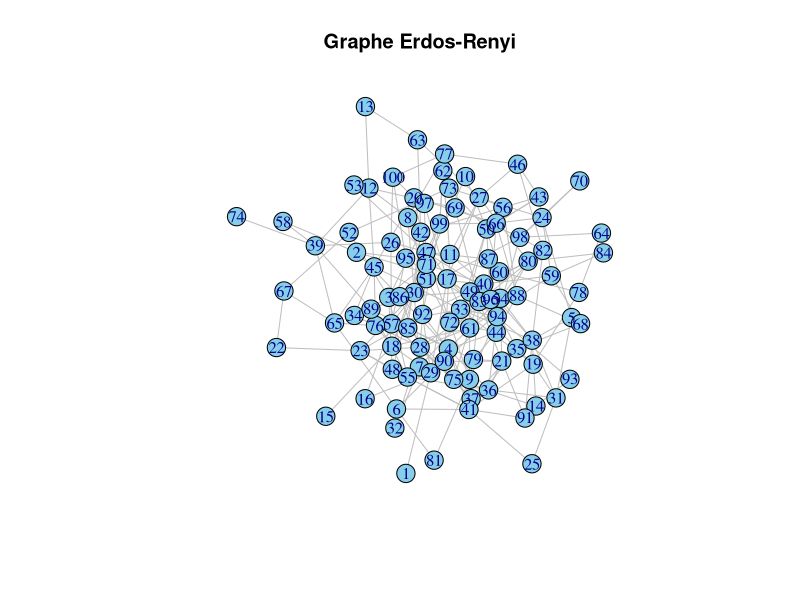

The R script that drew this image: (Note: this script raises an error after producing the figure.)
library(igraph)

#q1
Vote_matrix<-function(graphG,epsilon,time){
  nb_votant <- vcount(graphG)
  liste_degres <- degree(graphG)
  matrice_adjacence <- as_adjacency_matrix(graphG)

  VOTEMATRIX <- matrix(nrow = nb_votant, ncol = time, byrow = FALSE)
  #écriturre de la première colonne de la matrice
  #les n premiers votants vote pour 0 et les autres pour 1
  median<-nb_votant/2
  for (k in 1:median){
    VOTEMATRIX[k,1] <- 0
  }
  for (k in median+1:median){
    VOTEMATRIX[k,1] <- 1
  }

  #a chaque période on réecris une colone de la matrice VOTEMATRIX
  for (t in 2:time){
    # calcul des votants à la période t:
    for (v in 1:nb_votant)
    {
      nb_voisin <- liste_degres[v]
      #la somme des votes des voisins est :
      sommeVoteVoisin<-0
      for (i in 1:nrow(matrice_adjacence)) {
        if(matrice_adjacence[v,i]==1){
         sommeVoteVoisin<-sommeVoteVoisin + VOTEMATRIX[i,t-1]
        }
      }
      p<-(1/nb_voisin)*sommeVoteVoisin
      Pvote <- (1-2*epsilon)*p+epsilon
      if (Pvote >1)
      {
        print("AAAAAAAAAAAHHHHHHHHHHHHHHHHHHHH!!!!!!!!!!!!!!!")
      }
      resultat<-rbinom(1, size = 1, prob = Pvote)
      if (is.na(resultat))
      {
        print("fait chieeeeeeeeeeeeeeeeeerrrrrrrrrrrrrrrrrrrrrrrrr!!!!!")
      }
      VOTEMATRIX[v,t]<-resultat
    }
    print (t)
  }
  return (VOTEMATRIX)
}

#q2
time <-1
epsilon<-0.01

n <- 100
p <- 0.05
graphErdosRenyi <-sample_gnp(n, p, directed = FALSE)
plot(graphErdosRenyi , vertex.size=10, vertex.color="skyblue", edge.color="gray", main="Graphe Erdos-Renyi")
VOTEMATRIX_ERDOSRENYI<-Vote_matrix(graphErdosRenyi,epsilon,time)
#représenter l'évolution du taux de votes pour le candidat 1:
nbvote1<-matrix(0,nrow = 1, ncol = time, byrow = FALSE)

for (x in 1:time){
  for (y in 1:nrow(VOTEMATRIX_ERDOSRENYI)){
    if (is.na(VOTEMATRIX_ERDOSRENYI[y,x]))
    {
      print ("are you sure bro!!")
    }
    nbvote1[1,x]<-nbvote1[1,x]+VOTEMATRIX_ERDOSRENYI[y,x]
  }
}
x <- 1:time
y <- nbvote1;
plot(x, y, type = "l", col = "blue", lwd = 2, main = "Graphe Erdos-Renyi evolution du vote 1", xlab = "time", ylab = "votant")


dim<-1
k<-3
p<-0.01
graphWattsStrogatz <- sample_smallworld(dim,n,k,p,FALSE,FALSE)
plot(graphWattsStrogatz , vertex.size=10, vertex.color="skyblue", edge.color="gray", main="Graphe Watts-Strogatz")
t <-seq(0,10, by = S1)

VOTEMATRIX_WATTSTROGATS<-Vote_matrix(graphErdosRenyi,epsilon,time)
#représenter l'évolution du taux de votes pour le candidat 1:
nbvote2<-matrix(0,nrow = 1, ncol = time, byrow = FALSE)

for (x in 1:time){
  for (y in 1:nrow(VOTEMATRIX_WATTSTROGATS)){
    if (is.na(VOTEMATRIX_WATTSTROGATS[y,x]))
    {
      print ("are you sure bro!!")
    }
    nbvote2[1,x]<-nbvote2[1,x]+VOTEMATRIX_WATTSTROGATS[y,x]
  }
}
x <- 1:time
y <- nbvote2;
plot(x, y, type = "l", col = "blue", lwd = 2, main = "Graphe Watts strogatz evolution du vote 1", xlab = "time", ylab = "votant")
